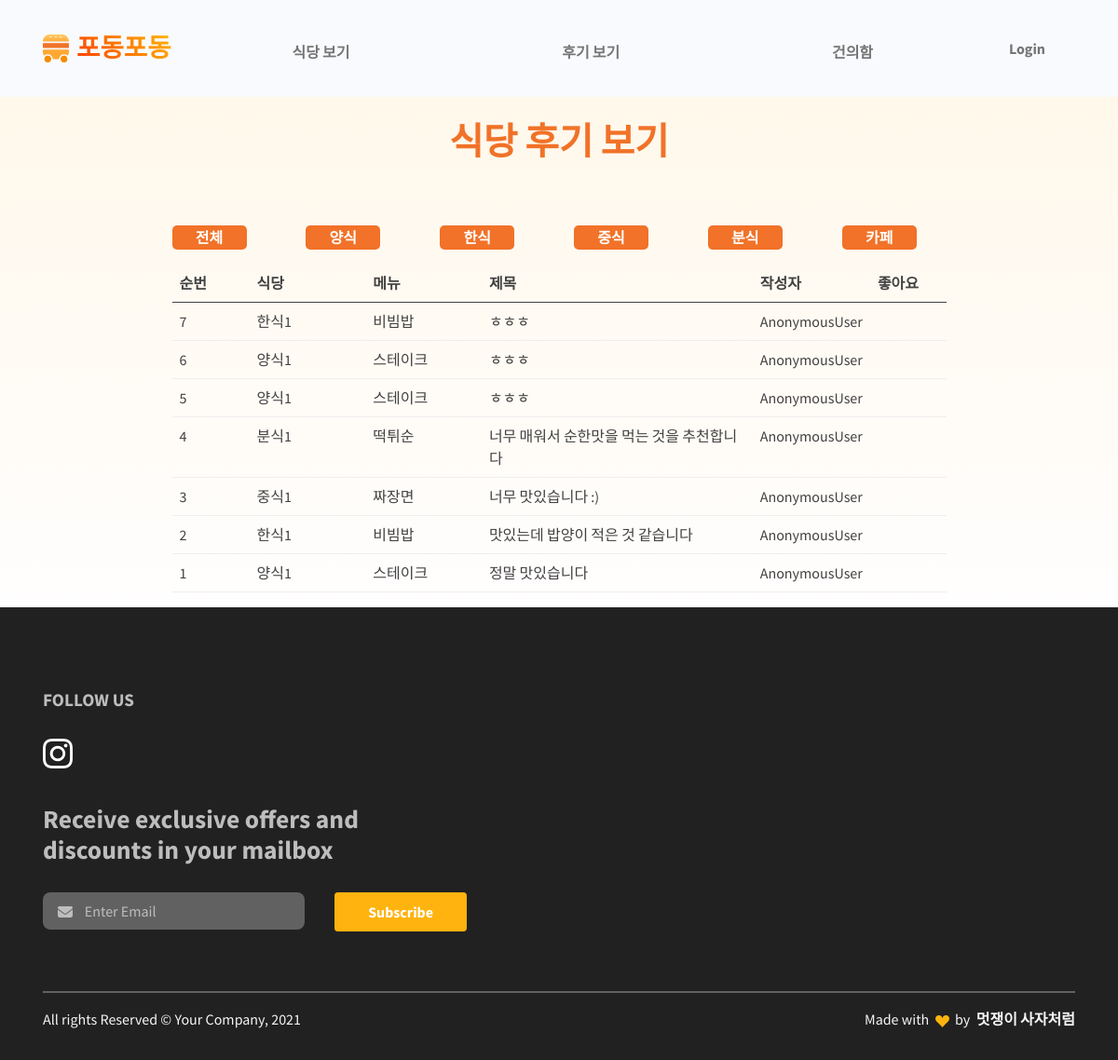
Before: /review/ with the older database file.
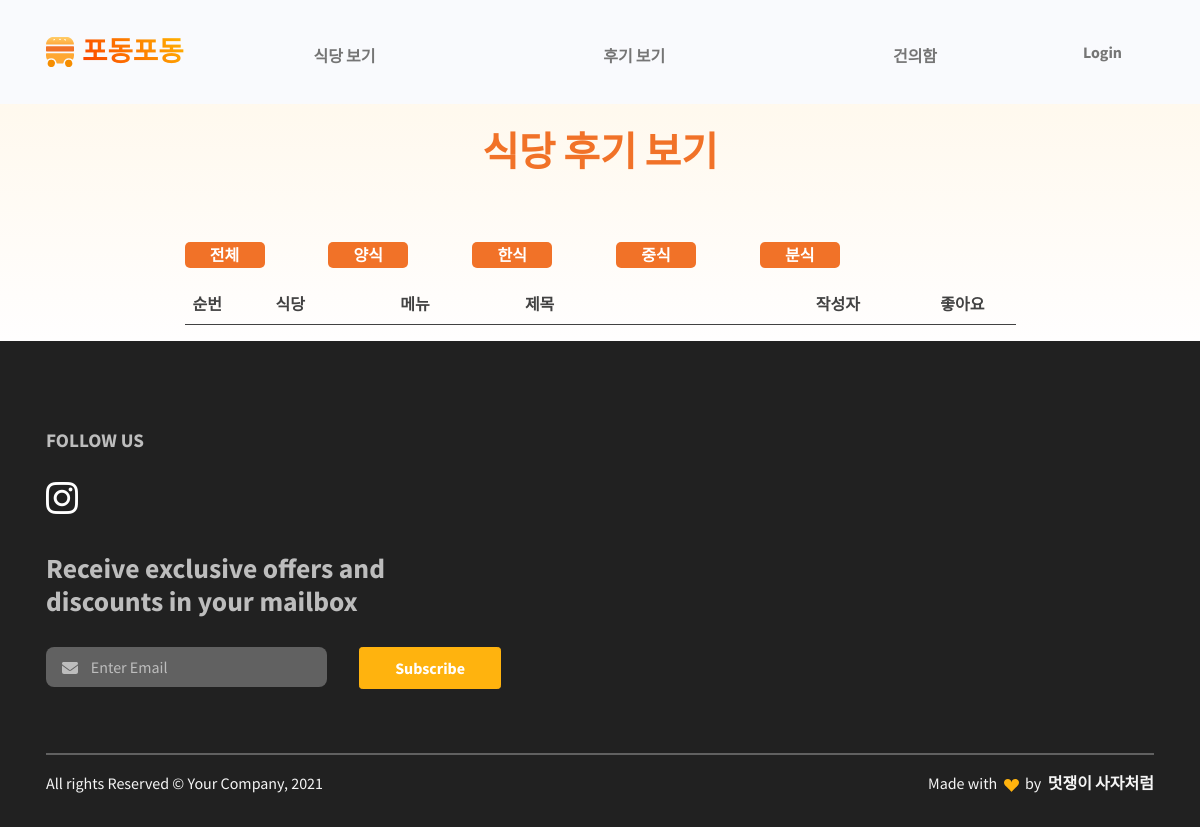
After: the same page with the newer database file.
### restaurant/models.py (models this page shows, shortened)
class Category(models.Model):
    id = models.AutoField(primary_key=True)
    name = models.CharField(max_length=20)

class Comment(models.Model):
    id = models.AutoField(primary_key=True)
    restaurant = models.ForeignKey(Restaurant, on_delete=models.CASCADE)
    menu = models.ForeignKey(FoodMenu, on_delete=models.CASCADE)
    content = models.TextField()
    thumbnail = models.ImageField(upload_to='images/', blank=True)
    created_at = models.DateTimeField(auto_now_add=True)
    like_users = models.ManyToManyField(settings.AUTH_USER_MODEL, blank=True, related_name="like_comments")
    hate_users = models.ManyToManyField(settings.AUTH_USER_MODEL, blank=True, related_name="hate_comments")
    user = models.ForeignKey(settings.AUTH_USER_MODEL, on_delete=models.CASCADE, null=True)

class Restaurant(models.Model):
    id = models.AutoField(primary_key=True)
    category = models.ForeignKey(Category, on_delete=models.CASCADE)
    name = models.CharField(max_length=30)
    location = models.CharField(max_length=100)
    phone_number = models.CharField(max_length=15)
    business_open_hour = models.DateTimeField()
    business_close_hour = models.DateTimeField()
    thumbnail = models.ImageField(upload_to='images/', blank=True)
    follow_users = models.ManyToManyField(settings.AUTH_USER_MODEL, blank=True, related_name="follow_restaurants")

class FoodMenu(models.Model):
    id = models.AutoField(primary_key=True)
    restaurant = models.ForeignKey(Restaurant, on_delete=models.CASCADE)
    name = models.CharField(max_length=20)
    price = models.CharField(max_length=20)
    thumbnail = models.ImageField(upload_to='images/', blank=True)
    def __str__(self):
        return self.name

### review/views.py (the view)
# urls.py: path('review/', include('review.urls')),
def review(request):
    reviews = Comment.objects.all().order_by("-created_at")
    category = Category.objects.all()
    user = request.user
    return render(request, "review.html",{'reviews':reviews, 'user':user, 'category':category})

### review/templates/review.html (shortened to what this page needs)
{% extends 'base.html' %} {% load static %} {% block content %}
<section class="py-0 bg-primary-gradient">
    <div class="container">
      <div class="row justify-content-center g-0">
        <div class="col-xl-9">
          <div class="col-lg-6 text-center mx-auto mb-3 mb-md-5 mt-4">
            <h5 class="fw-bold text-danger fs-3 fs-lg-5 lh-sm my-6" style="margin-top:8rem !important;">식당 후기 보기</h5>
          </div>
          <div class="row">
            <div class="col-xs-3 col-md-2 mb-3">
              <button class="bnt" onclick="location.href='{% url 'review:review' %}'">전체</button>
            </div>
            {% for category in category %}
            <div class="col-xs-3 col-md-2 mb-3">
              <button class="bnt" onclick="location.href='{% url 'review:filter' category.id %}'">{{category.name}}</button>
            </div>
            {% endfor %}
          </div>
          <table class="table">
            <thead>
                <tr class="thead">
                    <th width=10%>순번</th>
                    <th width=15%>식당</th>
                    <th width=15%>메뉴</th>
                    <th width=35%>제목</th>
                    <th width=15%>작성자</th>
                    <th>좋아요</th>
                </tr>
            </thead>
            <tbody>
            {% for review in reviews %}
                <tr onclick="location.href='{% url 'restaurant:restaurant_detail' review.restaurant.id %}'">
                    <td>{{ forloop.revcounter }}</td>
                    <td>{{review.restaurant.name}}</td>
                    <td>{{review.menu}}</td>
                    <td>{{review.content}}</td>
                    <td>{{user}}</td>
                    <td></td>
                </tr>
            {% endfor %}
            </tbody>
          </table>
        </div>
      </div>
    </div>
  </section>
{% endblock %}

### podongpodong/templates/base.html (shortened to what this page needs)
{% load static %}
<!DOCTYPE html>
<html lang="ko">
  {% include 'head.html' %}
  <body>
    {% include 'header.html' %} {% block content %} {% endblock %}
    {% include 'footer.html' %}
  </body>
</html>

### podongpodong/templates/head.html (shortened to what this page needs)
{% load static %}
<head>
  {% load static %}
  <link href="{% static 'css/theme.css' %}" rel="stylesheet" />
  <link
    rel="stylesheet"
    href="https://cdn.jsdelivr.net/npm/bootstrap-icons@1.5.0/font/bootstrap-icons.css"
  />
  <link rel="stylesheet" type="text/css" href="http://kenwheeler.github.io/slick/slick/slick.css" />
  <link rel="stylesheet" type="text/css" href="http://kenwheeler.github.io/slick/slick/slick-theme.css" />
  <link rel = 'stylesheet' href = "{% static 'css/board.css'%}">
</head>

### podongpodong/templates/header.html (shortened to what this page needs)
{% load static %}
<link rel="stylesheet" href="{% static 'css/components/header.css' %}" />
<nav
  class="navbar navbar-expand-lg navbar-light bg-light fixed-top"
  data-navbar-on-scroll="data-navbar-on-scroll"
>
  <div class="container">
    <a class="navbar-brand d-inline-flex" href="{% url 'main' %}">
      <img
        class="d-inline-block"
        src="{% static 'img/gallery/logo.svg' %}"
        alt="logo"
      />
      <span class="text-1000 fs-3 fw-bold ms-2 text-gradient">
        포동포동
      </span>
    </a>
    <div
      class="collapse navbar-collapse border-top border-lg-0 my-2 mt-lg-0"
      id="navbarSupportedContent"
    >
      <div class="mx-auto pt-5 pt-lg-0 d-block d-lg-none d-xl-block">
        <p class="mb-0 fw-bold text-lg-center mt-3">
          <a class="nav-link nav_item d-inline-flex" href="{% url 'restaurant:restaurant_list' %}">식당 보기</a>
        </p>
      </div>
      <div class="mx-auto pt-5 pt-lg-0 d-block d-lg-none d-xl-block">
        <p class="mb-0 fw-bold text-lg-center mt-3">
          <a class="nav-link nav_item" href="{% url 'review:review' %}">후기 보기</a>
        </p>
      </div>
      <div
        class="dropdown mx-auto pt-5 pt-lg-0 d-block d-lg-none d-xl-block"
      >
        <p class="nav-link nav_item dropbtn nav_item mb-0 fw-bold text-lg-center mt-3">
          건의함
        </p>
      </div>
      <form class="d-flex mt-4 mt-lg-0 ms-lg-auto ms-xl-0">
        {% if user.is_authenticated %}
          <div class="dropdown nav-link mx-auto pt-5 pt-lg-0 d-block d-lg-none d-xl-block">
            <p class="dropbtn nav_item mb-0 fw-bold text-lg-center mt-3">
                MY Page
            </p>
            <div class="dropdown-content">
              <a class="dropdown-item" href="{% url 'users:mypage' %}">Mypage</a></li>
              <a class="dropdown-item" href="{% url 'account_logout' %}">Logout </a></li>
            </div>
          </div>
        {% else %}
          <div class="dropdown nav-link mx-auto pt-5 pt-lg-0 d-block d-lg-none d-xl-block">
            <p class="dropbtn nav_item mb-0 fw-bold text-lg-center mt-3">
                Login
            </p>
          </div>
          {% endif %}
        </div>
      </div>
</nav>

### podongpodong/templates/footer.html
  <section class="py-0 pt-7 bg-1000">
    <div class="container">
      <div class="row">
        <div class="col-12 col-md-8 col-lg-6 col-xxl-4">
          <h5 class="lh-lg fw-bold text-500">FOLLOW US</h5>
          <div class="text-start my-3">
            <a href="#!">
              <i
                class="bi bi-instagram"
                style="color: white; font-size: 2em;"
              ></i>
            </a>
          </div>
          <h3 class="text-500 my-4">
            Receive exclusive offers and
            <br />
            discounts in your mailbox
          </h3>
          <div class="row input-group-icon mb-5">
            <div class="col-auto">
              <i class="fas fa-envelope input-box-icon text-500 ms-3"></i>
              <input
                class="form-control input-box bg-800 border-0"
                type="email"
                placeholder="Enter Email"
                aria-label="email"
              />
            </div>
            <div class="col-auto">
              <button class="btn btn-primary" type="submit">
                Subscribe
              </button>
            </div>
          </div>
        </div>
      </div>
      <hr class="border border-800" />
      <div class="row flex-center pb-3">
        <div class="col-md-6 order-0">
          <p class="text-200 text-center text-md-start">
            All rights Reserved &copy; Your Company, 2021
          </p>
        </div>
        <div class="col-md-6 order-1">
          <p class="text-200 text-center text-md-end">
            Made with&nbsp;
            <svg
              class="bi bi-suit-heart-fill"
              xmlns="http://www.w3.org/2000/svg"
              width="15"
              height="15"
              fill="#FFB30E"
              viewBox="0 0 16 16"
            >
              <path
                d="M4 1c2.21 0 4 1.755 4 3.92C8 2.755 9.79 1 12 1s4 1.755 4 3.92c0 3.263-3.234 4.414-7.608 9.608a.513.513 0 0 1-.784 0C3.234 9.334 0 8.183 0 4.92 0 2.755 1.79 1 4 1z"
              ></path>
            </svg>
            &nbsp;by&nbsp;
            <a
              class="text-200 fw-bold"
              href="https://themewagon.com/"
              target="_blank"
            >
              멋쟁이 사자처럼
            </a>
          </p>
        </div>
      </div>
    </div>
  </section>

### podongpodong/static/css/components/header.css (style rules this page uses)
.nav_item { transition-duration: 0.3s; }
.dropbtn { padding: 16px; font-size: 16px; border: none; }
.dropdown { position: relative; display: inline-block; }

### review/templates/review.html (style rules this page uses)
.thead { border-bottom:#F17228; }
.bnt { background-color: #F17228; color: white; font-weight: bold; border: none; border-radius: 5px; width: 80px; }

Changed rows visible on the page:
removed Category: name "카페"
removed Comment: restaurant.name "한식1", menu "비빔밥", content "ㅎㅎㅎ", user "AnonymousUser"
removed Comment: restaurant.name "양식1", menu "스테이크", content "ㅎㅎㅎ", user "AnonymousUser"
removed Comment: restaurant.name "양식1", menu "스테이크", content "ㅎㅎㅎ", user "AnonymousUser"
removed Comment: restaurant.name "분식1", menu "떡튀순", content "너무 매워서 순한맛을 먹는 것을 추천합니다", user "AnonymousUser"
removed Comment: restaurant.name "중식1", menu "짜장면", content "너무 맛있습니다 :)", user "AnonymousUser"
removed Comment: restaurant.name "한식1", menu "비빔밥", content "맛있는데 밥양이 적은 것 같습니다", user "AnonymousUser"
removed Comment: restaurant.name "양식1", menu "스테이크", content "정말 맛있습니다", user "AnonymousUser"
